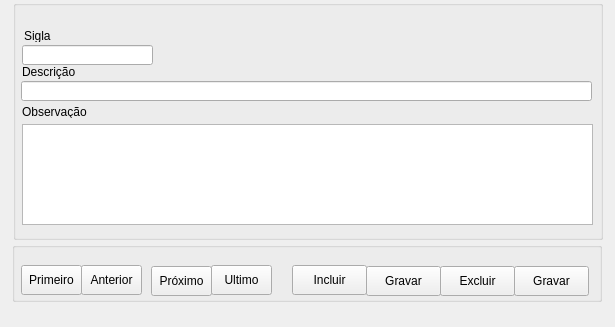
<?xml version="1.0" encoding="UTF-8"?>
<ui version="4.0">
 <class>coin</class>
 <widget class="QWidget" name="coin">
  <property name="geometry">
   <rect>
    <x>0</x>
    <y>0</y>
    <width>615</width>
    <height>327</height>
   </rect>
  </property>
  <property name="sizePolicy">
   <sizepolicy hsizetype="Preferred" vsizetype="Preferred">
    <horstretch>0</horstretch>
    <verstretch>0</verstretch>
   </sizepolicy>
  </property>
  <property name="minimumSize">
   <size>
    <width>615</width>
    <height>327</height>
   </size>
  </property>
  <property name="maximumSize">
   <size>
    <width>615</width>
    <height>327</height>
   </size>
  </property>
  <property name="baseSize">
   <size>
    <width>0</width>
    <height>0</height>
   </size>
  </property>
  <property name="windowTitle">
   <string>Form</string>
  </property>
  <widget class="QGroupBox" name="groupBox">
   <property name="geometry">
    <rect>
     <x>12</x>
     <y>242</y>
     <width>590</width>
     <height>60</height>
    </rect>
   </property>
   <property name="title">
    <string/>
   </property>
   <widget class="QPushButton" name="pushButton">
    <property name="geometry">
     <rect>
      <x>9</x>
      <y>23</y>
      <width>61</width>
      <height>30</height>
     </rect>
    </property>
    <property name="text">
     <string>Primeiro</string>
    </property>
   </widget>
   <widget class="QPushButton" name="pushButton_2">
    <property name="geometry">
     <rect>
      <x>69</x>
      <y>23</y>
      <width>61</width>
      <height>30</height>
     </rect>
    </property>
    <property name="text">
     <string>Anterior</string>
    </property>
   </widget>
   <widget class="QPushButton" name="pushButton_3">
    <property name="geometry">
     <rect>
      <x>139</x>
      <y>24</y>
      <width>61</width>
      <height>30</height>
     </rect>
    </property>
    <property name="text">
     <string>Próximo</string>
    </property>
   </widget>
   <widget class="QPushButton" name="pushButton_4">
    <property name="geometry">
     <rect>
      <x>199</x>
      <y>23</y>
      <width>61</width>
      <height>30</height>
     </rect>
    </property>
    <property name="text">
     <string>Ultimo</string>
    </property>
   </widget>
   <widget class="QPushButton" name="pushButton_5">
    <property name="geometry">
     <rect>
      <x>280</x>
      <y>23</y>
      <width>75</width>
      <height>30</height>
     </rect>
    </property>
    <property name="text">
     <string>Incluir</string>
    </property>
   </widget>
   <widget class="QPushButton" name="pushButton_6">
    <property name="geometry">
     <rect>
      <x>354</x>
      <y>24</y>
      <width>75</width>
      <height>30</height>
     </rect>
    </property>
    <property name="text">
     <string>Gravar</string>
    </property>
   </widget>
   <widget class="QPushButton" name="pushButton_7">
    <property name="geometry">
     <rect>
      <x>428</x>
      <y>24</y>
      <width>75</width>
      <height>30</height>
     </rect>
    </property>
    <property name="text">
     <string>Excluir</string>
    </property>
   </widget>
   <widget class="QPushButton" name="pushButton_8">
    <property name="geometry">
     <rect>
      <x>502</x>
      <y>24</y>
      <width>75</width>
      <height>30</height>
     </rect>
    </property>
    <property name="text">
     <string>Gravar</string>
    </property>
   </widget>
  </widget>
  <widget class="QGroupBox" name="groupBox_2">
   <property name="geometry">
    <rect>
     <x>13</x>
     <y>0</y>
     <width>590</width>
     <height>240</height>
    </rect>
   </property>
   <property name="title">
    <string/>
   </property>
   <widget class="QLabel" name="label_6">
    <property name="geometry">
     <rect>
      <x>9</x>
      <y>105</y>
      <width>629</width>
      <height>13</height>
     </rect>
    </property>
    <property name="text">
     <string>Observação</string>
    </property>
   </widget>
   <widget class="QTextEdit" name="textEdit">
    <property name="geometry">
     <rect>
      <x>9</x>
      <y>124</y>
      <width>571</width>
      <height>101</height>
     </rect>
    </property>
   </widget>
   <widget class="QLineEdit" name="lineEdit">
    <property name="geometry">
     <rect>
      <x>9</x>
      <y>45</y>
      <width>131</width>
      <height>20</height>
     </rect>
    </property>
    <property name="maxLength">
     <number>10</number>
    </property>
   </widget>
   <widget class="QLineEdit" name="lineEdit_2">
    <property name="geometry">
     <rect>
      <x>8</x>
      <y>81</y>
      <width>571</width>
      <height>20</height>
     </rect>
    </property>
    <property name="maxLength">
     <number>100</number>
    </property>
   </widget>
   <widget class="QLabel" name="label_4">
    <property name="geometry">
     <rect>
      <x>11</x>
      <y>29</y>
      <width>629</width>
      <height>13</height>
     </rect>
    </property>
    <property name="text">
     <string>Sigla</string>
    </property>
   </widget>
   <widget class="QLabel" name="label_5">
    <property name="geometry">
     <rect>
      <x>9</x>
      <y>64</y>
      <width>201</width>
      <height>16</height>
     </rect>
    </property>
    <property name="text">
     <string>Descrição</string>
    </property>
   </widget>
  </widget>
 </widget>
 <resources/>
 <connections/>
</ui>
